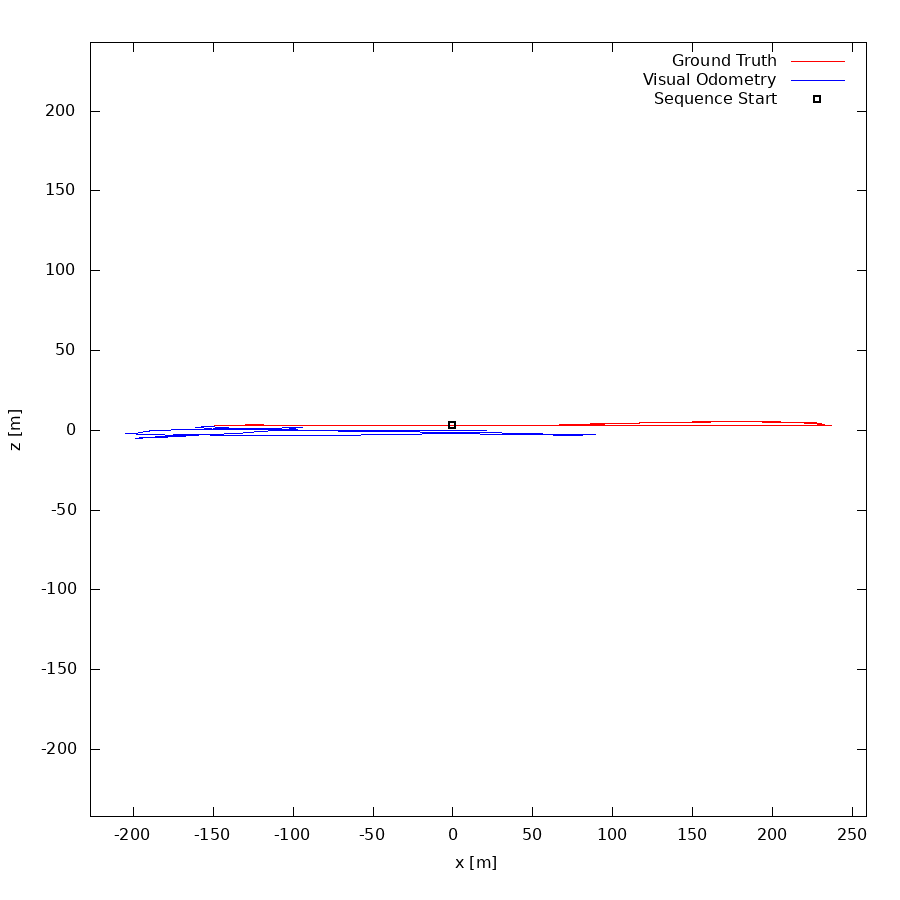

This chart was generated by the following gnuplot code:
set term postscript eps enhanced color
set output "03.eps"
set size ratio -1
set xrange [-227:259]
set yrange [-242:243]
set xlabel "x [m]"
set ylabel "z [m]"
plot "03.txt" using 1:2 lc rgb "#FF0000" title 'Ground Truth' w lines,"03.txt" using 3:4 lc rgb "#0000FF" title 'Visual Odometry' w lines,"< head -1 03.txt" using 1:2 lc rgb "#000000" pt 4 ps 1 lw 2 title 'Sequence Start' w points
